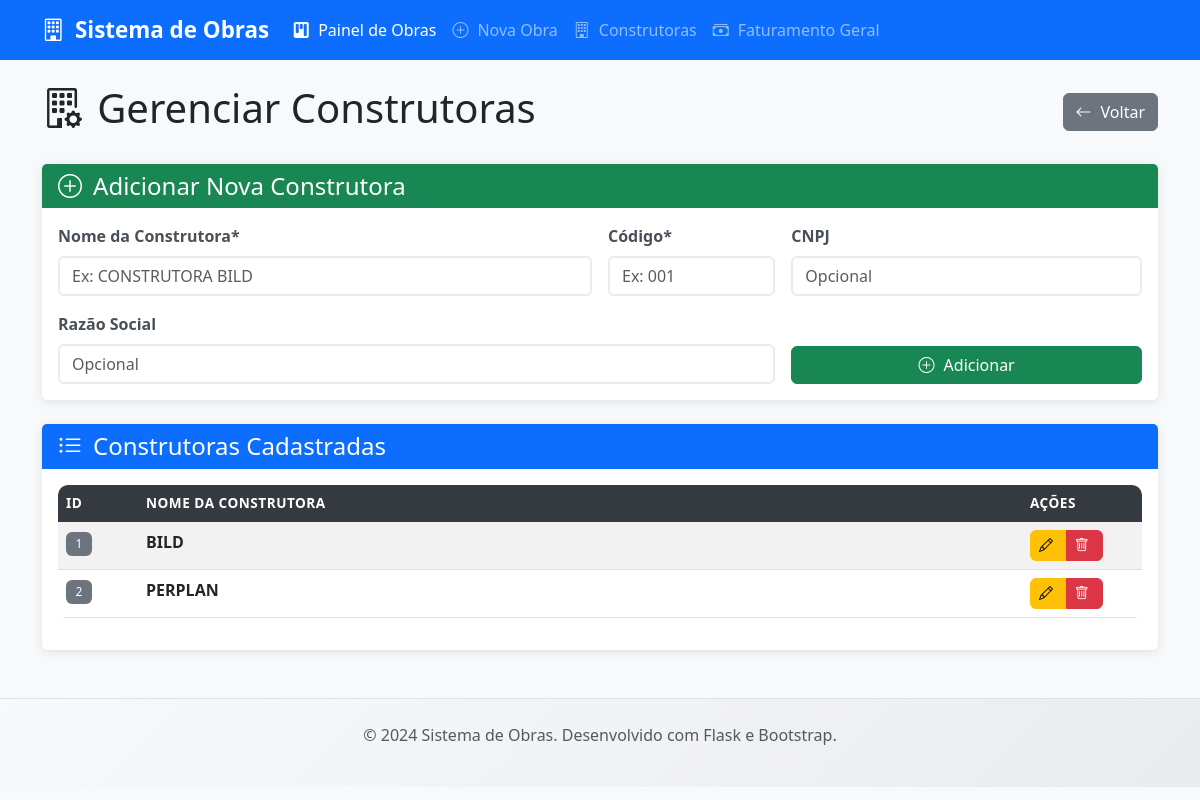
The page /construtoras on the database its author committed.
### tables this page shows
CREATE TABLE construtoras (
            id INTEGER PRIMARY KEY AUTOINCREMENT,
            nome TEXT NOT NULL UNIQUE,
            codigo TEXT NOT NULL UNIQUE,
            razao_social TEXT,
            cnpj TEXT UNIQUE,
            data_cadastro TIMESTAMP DEFAULT CURRENT_TIMESTAMP
        );

### app.py (the view, shortened to what this page needs)
@app.route('/construtoras', methods=['GET', 'POST'])
def construtoras():
    conn = get_db_connection()
    construtoras_list = conn.execute(
        'SELECT * FROM construtoras ORDER BY nome').fetchall()
    conn.close()
    return render_template('construtoras.html', construtoras=construtoras_list)

### database.py (called while the page is built)
def get_db_connection():
    conn = sqlite3.connect(DATABASE_PATH)
    conn.row_factory = sqlite3.Row
    conn.execute("PRAGMA foreign_keys = ON;")
    return conn

### templates/construtoras.html (shortened to what this page needs)
{% extends "base.html" %}
{% block content %}
<div class="row">
    <div class="col-12">
        <div class="d-flex justify-content-between align-items-center mb-4">
            <h1><i class="bi bi-building-gear"></i> Gerenciar Construtoras</h1>
            <a href="{{ url_for('index') }}" class="btn btn-secondary">
                <i class="bi bi-arrow-left"></i> Voltar
            </a>
        </div>
        <div class="card mb-4">
            <div class="card-header bg-success text-white">
                <h4 class="card-title mb-0">
                    <i class="bi bi-plus-circle"></i> Adicionar Nova Construtora
                </h4>
            </div>
            <div class="card-body">
                <form method="POST" action="{{ url_for('construtoras') }}" class="row g-3"
                    onsubmit="return confirm('Tem certeza que deseja adicionar esta construtora?');">
                    <div class="col-md-6">
                        <label for="nome" class="form-label">Nome da Construtora*</label>
                        <input type="text" class="form-control" id="nome" name="nome" required
                            placeholder="Ex: CONSTRUTORA BILD">
                    </div>
                    <div class="col-md-2">
                        <label for="codigo" class="form-label">Código*</label>
                        <input type="text" class="form-control" id="codigo" name="codigo" required
                            placeholder="Ex: 001">
                    </div>
                    <div class="col-md-4">
                        <label for="cnpj" class="form-label">CNPJ</label>
                        <input type="text" class="form-control" id="cnpj" name="cnpj" placeholder="Opcional">
                    </div>
                    <div class="col-md-8">
                        <label for="razao_social" class="form-label">Razão Social</label>
                        <input type="text" class="form-control" id="razao_social" name="razao_social"
                            placeholder="Opcional">
                    </div>
                    <div class="col-md-4 d-flex align-items-end">
                        <button type="submit" class="btn btn-success w-100">
                            <i class="bi bi-plus-circle"></i> Adicionar
                        </button>
                    </div>
                </form>
            </div>
        </div>
        <div class="card">
            <div class="card-header bg-primary text-white">
                <h4 class="card-title mb-0">
                    <i class="bi bi-list-ul"></i> Construtoras Cadastradas
                </h4>
            </div>
            <div class="card-body">
                {% if construtoras %}
                <div class="table-responsive">
                    <table class="table table-striped table-hover">
                        <thead class="table-dark">
                            <tr>
                                <th width="80">ID</th>
                                <th>Nome da Construtora</th>
                                <th width="120">Ações</th>
                            </tr>
                        </thead>
                        <tbody>
                            {% for construtora in construtoras %}
                            <tr>
                                <td>
                                    <span class="badge bg-secondary">{{ construtora.id }}</span>
                                </td>
                                <td>
                                    <strong>{{ construtora.nome }}</strong>
                                </td>
                                <td>
                                    <div class="btn-group" role="group">
                                        <button type="button" class="btn btn-sm btn-warning"
                                            onclick="editarConstrutora({{ construtora.id }}, '{{ construtora.nome }}')"
                                            title="Editar">
                                            <i class="bi bi-pencil"></i>
                                        </button>
                                        <button type="button" class="btn btn-sm btn-danger"
                                            onclick="confirmarExclusaoConstrutora({{ construtora.id }}, '{{ construtora.nome }}')"
                                            title="Excluir">
                                            <i class="bi bi-trash"></i>
                                        </button>
                                    </div>
                                </td>
                            </tr>
                            {% endfor %}
                        </tbody>
                    </table>
                </div>
                {% else %}
                <div class="text-center py-5">
                    <i class="bi bi-building-x display-1 text-muted"></i>
                    <h3 class="text-muted mt-3">Nenhuma Construtora Cadastrada</h3>
                    <p class="text-muted">Adicione a primeira construtora usando o formulário acima.</p>
                </div>
                {% endif %}
            </div>
        </div>
    </div>
</div>
{% endblock %}

### static/style.css (style rules this page uses)
body { background-color: #f8f9fa; font-family: 'Segoe UI', Tahoma, Geneva, Verdana, sans-serif; }
.card { border: none; box-shadow: 0 2px 10px rgba(0,0,0,0.1); transition: all 0.3s ease; }
.card-header { border-bottom: none; font-weight: 600; }
.btn { border-radius: 6px; font-weight: 500; transition: all 0.3s ease; }
.table { border-radius: 8px; overflow: hidden; }
.table thead th { background-color: #343a40; color: white; border: none; font-weight: 600; text-transform: uppercase; font-size: 0.85rem; letter-spacing: 0.5px; }
.table tbody tr { transition: all 0.2s ease; }
.badge { font-weight: 500; padding: 0.5em 0.8em; }
.form-control, .form-select { border-radius: 6px; border: 2px solid #e9ecef; transition: all 0.3s ease; }
.form-label { font-weight: 600; color: #495057; margin-bottom: 0.5rem; }
.bi { margin-right: 0.3rem; }
.badge.bg-secondary { background-color: #6c757d !important; }
.table-responsive { border-radius: 10px; overflow: hidden; }

### rows shown on the page
construtoras: id "1", nome "BILD"
construtoras: id "2", nome "PERPLAN"
